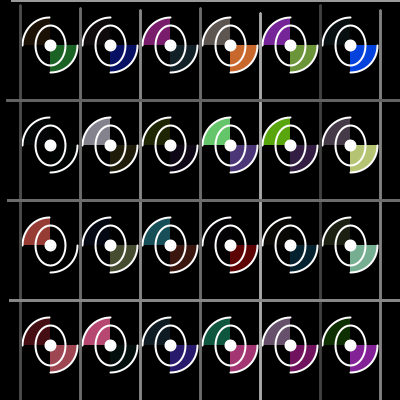
Frame 1 (no input)
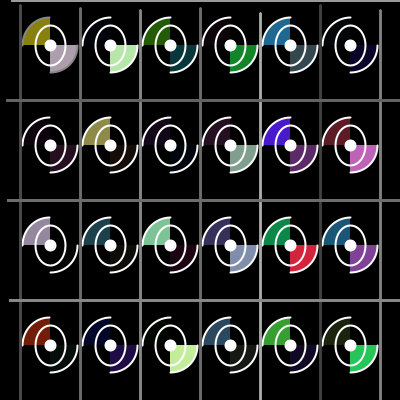
Frame 60 (the mouse pressed at the canvas centre just before this capture)
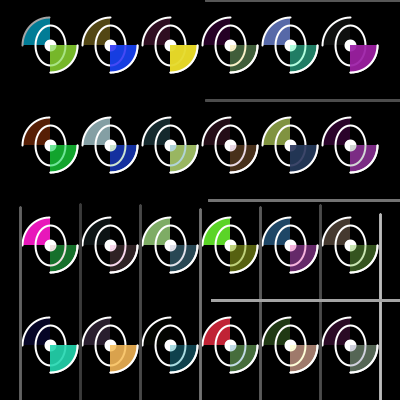
Frame 120 (the mouse held since frame 60 and released just before this capture)

The Processing sketch that drew these frames (run headless with seeded random() and noise(); from frame 60 on, the mouse is pressed at the canvas centre):

// Processing sketch: processing_21773
// ── processing_21773.pde

/*////////////////////////////
Florence Labelle
EDM4600
TP2 - Tapisserie
///////////////////////////*/


int rayon = 27;  //distance entre le point de départ d'un arc et son extrémité
int sz = 55;  //définit la grosseur de l'arc
float noiseScale=0.5;
float r,g,b;
float rrg,grg,brg;


void setup(){
  size(400, 400);  //définit la grosseur du canevas
  smooth();
  strokeWeight(2);  //définit la taille du trait
  stroke(255);  //couleur du trait par défaut(blanc)
  newColor();
  frameRate(20);
  
}



void draw(){
  background(0);  //couleur de l'arrière-plan
  
  
  //////////////// ARCS DE COULEUR ///////////////////////

  fill(random(255), random(255), random(255), random(255));  //couleur aléatoire
    for ( int x = 50 ; x <400 ; x+=60 ) {  //première boucle (largeur: x)
      for ( int y = 45 ; y <400 ; y+=100 ) {  //deuxième boucle (hauteur: y)
       arc(x, y, sz, sz, 0, PI/2);  //arc en bas à droit
  fill(random(255), random(255), random(255), random(255));  //couleur aléatoire
       arc(x, y, sz, sz, PI, TWO_PI-PI/2);  //arc en haut à gauche
 
 
 
   if ( random(100) < 2 ) {  //couleur aléatoire progressive
     newColor();
     }
     r = ( rrg - r ) / 100 + r;  //paramètres pour le niveau de rouge
     g = ( grg - g ) / 40 + g;  //paramètres pour le niveau de vert
     b = ( brg - b ) / 80 + b;  //paramètres pour le niveau de bleu
     fill(r,g,b);  //remplit le cercle d'une couleur, mode RGB
  
  
  
  ////////////// CERCLE COMPLET, APPARAIT ///////////////
  
 float distance = dist( mouseX , mouseY , x , y );  //calcule la distance en le centre de deux arcs et leur extrémité
  if ( distance < rayon ) {  // la souris est alors par-dessus
      ellipse(x, y, sz, sz);  //si la souris est par-dessus, un cercle de couleur apparait
      
     } else {
      noFill();  //sinon, le cercle est invisible
  } 
  ellipseMode(RADIUS);  //le cercle est dessiné en fonction de la longueur de son rayon
     noFill();
     noStroke();
     ellipse(x, y, rayon, rayon);  //dessine le cercle invisible, celui qui n'apparait que lorsque la souris est par-dessus
  
  
  
  
  //////////////// OVALE + CERCLE CENTRAL ///////////////////
  
  ellipseMode(CENTER);  //le cercle est dessiné en fonction de son centre
     stroke(255);
     ellipse(x, y, 30, 40);  //oval central, gros
     fill(255);  //remplit en blanc
     ellipse(x, y, 10, 10);  //cercle central, petit
  
    
  
  
  /////////////// ARC QUI TOURNE AUTOUR DU POINT BLANC /////////////////
  
  fill(random(255), random(255), random(255), random(255));  //couleur aléatoire
    if ( mousePressed ) {  //lorsque l'on clique sur la souris, l'arc qui tourne s'active
      pushMatrix();
      translate(x, y);  //translation de l'arc qui tourne au pt (35, 35)
      rotate(radians(frameCount * 3  % 360));  //avance de 3 à ch. frameCount, sur un angle de 360o
        arc(0, 0, 55, 55, 0, PI/2);  //paramètres de l'arc qui tourne
      popMatrix();
 
     } else {
      rotate(0);  //si on ne clique pas, l'arc ne tournera pas
  }

  }

    }
  /////////////// LIGNES VERTICALES //////////////////////
 
  for(int x=20; x < width; x+=60) {    //Position x et limite des lignes verticales
    for(int y=0; y < height/2; y+=50) {    //Position x et limite des lignes verticales
     float noiseVal = noise((mouseX+x)*noiseScale, 
                            mouseY*noiseScale);
     stroke(noiseVal*255);
     line(x, mouseY+noiseVal*20, x, height);
    
  }
  }
  
  //////////////// LIGNES HORIZONTALES /////////////////////
 
  for(int y=0; y < height; y+=100) {     //Position y et limite des lignes horizontales
    for(int x=0; x < width/2; x+=1) {     //Position y et limite des lignes horizontales
     float noiseVal = noise((mouseY+y)*noiseScale, 
                            mouseX*noiseScale);
     stroke(noiseVal*255);
     line(mouseX+noiseVal*20, y, width, y);
      
     
  }
  }
}

  /////////////// RANGE DE COULEURS POUR CERCLE COMPLET //////////////////
void newColor() {
   rrg = random(256);
   grg = random(256);
   brg = random(256);
}


/*
void mousePressed() {
        println("Clique: x "+mouseX+" y "+mouseY);
}
*/
